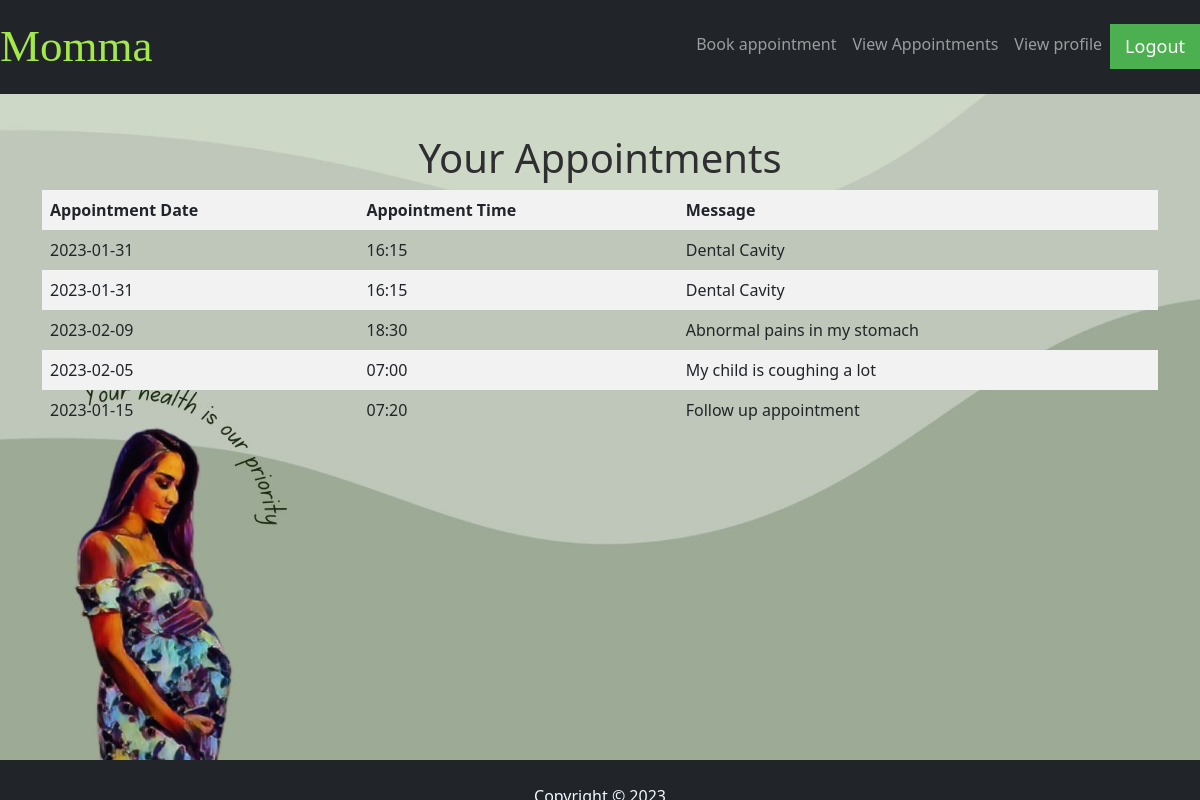
Screenshot of /view (signed in) with the database file from the repository.
### index/models.py (models this page shows, shortened)
class Appointment(db.Model):
    id = db.Column(db.Integer, primary_key=True)
    name = db.Column(db.String(50), nullable=False)
    email = db.Column(db.String(120), nullable=False)
    date = db.Column(db.String(20), nullable=False)
    time = db.Column(db.String(20), nullable=False)
    message = db.Column(db.Text, nullable=False)
    user_id = db.Column(db.Integer, db.ForeignKey('user.id'), nullable=False)

### index/routes.py (the view)
@app.route("/view")
def view_appointment():
    check_authentication()
    username = session['username']
    user = User.query.filter_by(username=username).first()
    appointments = Appointment.query.filter_by(user_id=user.id)
    return render_template("view_appointments.html", appointments=appointments)

### index/routes.py (called while the page is built)
def check_authentication():
    if not session.get("logged_in"):
        return redirect(url_for("log_in"))

### index/templates/view_appointments.html (shortened to what this page needs)
{% extends 'main.html'%}
{% block content%}
<h1 style="text-align: center;">Your Appointments</h1>
<div>
    <table>
        <thead>
            <tr>
                <th>Appointment Date</th>
                <th>Appointment Time</th>
                <th>Message</th>
            </tr>
        </thead>
        <tbody>
            {% for appointment in appointments %}
            <tr>
                <td>{{ appointment.date }}</td>
                <td>{{ appointment.time }}</td>
                <td>{{ appointment.message }}</td>
            </tr>
            {% endfor %}
        </tbody>
    </table>
</div>
{%endblock%}

### index/templates/main.html (shortened to what this page needs)
<!DOCTYPE html>
<html lang="en">
<head>
    <link rel="stylesheet" type="text/css" href="{{ url_for('static', filename='css/static.css')}}">
    <link href="https://cdn.jsdelivr.net/npm/bootstrap@5.2.1/dist/css/bootstrap.min.css" rel="stylesheet">
    <link rel="stylesheet" href="https://cdnjs.cloudflare.com/ajax/libs/font-awesome/4.7.0/css/font-awesome.min.css">
</head>
<body style="background-image: url({{ url_for('static', filename='images/background.jpg') }}); background-size: cover; background-attachment: fixed; background-repeat: no-repeat;">
  <nav class="navbar navbar-expand-lg navbar-dark bg-dark">
		<a style="font-size: 45px; font-style:normal; font-family: serif; color: rgb(163, 233, 72);" class="navbar-brand" href="/home">Momma</a>
    <div class="collapse navbar-collapse nav justify-content-end" id="navbarSupportedContent">
      <ul class="navbar-nav mr-auto">
        <li class="nav-item active">
          <a class="nav-link" href="{{ url_for('book_appointment') }}">Book appointment</a>
        </li>
        <li class="nav-item">
          <a class="nav-link" href="{{ url_for('view_appointment') }}">View Appointments</a>
        </li>
        <li class="nav-item">
          <a class="nav-link" href="{{ url_for('view_profile') }}">View profile</a>
        </li>
        <li>
          <a href="{{url_for('logout')}}" onclick="return confirm('Are you sure you want to logout?');">
            <button class="logout-button logout-button:hover">Logout</button>
        </a>
        </li>
      </ul>
    </div>
  </nav>
    <div class ="container">
      <br>
            {% block content %}
            {% endblock content %}
    </div>
    <div class="bg-dark footer">
      <br>
      <p style="color: aliceblue; text-align: center;">Copyright © 2023</p>
    </div>
</body>
</html>

### index/static/css/static.css (style rules this page uses)
h1 { font-size: 20px; color: rgb(47, 47, 49); font-weight: bold; }
.footer { position: fixed; bottom: 0; width: 100%; height: 5%; }
.logout-button { background-color: #4CAF50; color: white; padding: 9px 15px; margin: 0px 0; border: none; cursor: pointer; font-size: 18px; }
table { width: 100%; border-collapse: collapse; }
th, td { border: 1px solid #dddddd; padding: 8px; text-align: left; }
th { background-color: #f2f2f2; font-weight: bold; }
tr:nth-child(even) { background-color: #f2f2f2; }

### rows the page displays
Appointment: date "2023-01-31", time "16:15", message "Dental Cavity"
Appointment: date "2023-01-31", time "16:15", message "Dental Cavity"
Appointment: date "2023-02-09", time "18:30", message "Abnormal pains in my stomach"
Appointment: date "2023-02-05", time "07:00", message "My child is coughing a lot"
Appointment: date "2023-01-15", time "07:20", message "Follow up appointment"
